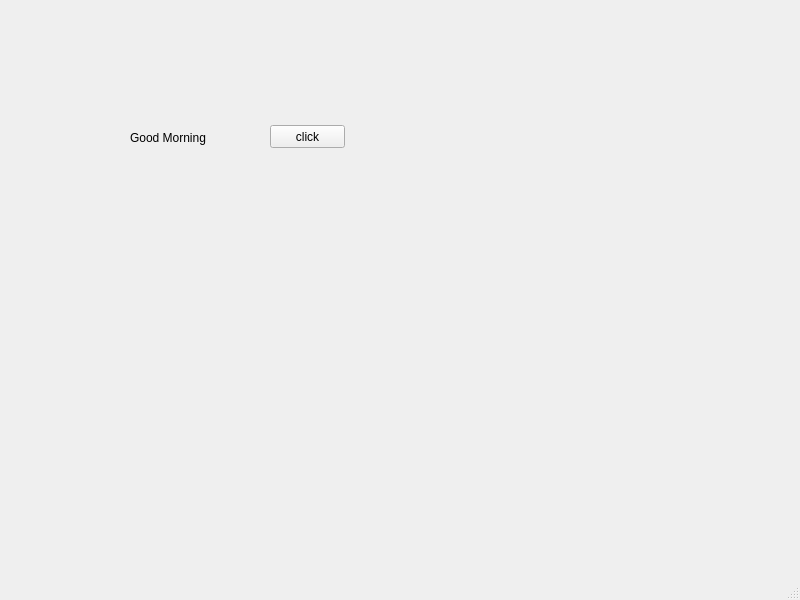
<?xml version="1.0" encoding="UTF-8"?>
<ui version="4.0">
 <class>MainWindow</class>
 <widget class="QMainWindow" name="MainWindow">
  <property name="geometry">
   <rect>
    <x>0</x>
    <y>0</y>
    <width>800</width>
    <height>600</height>
   </rect>
  </property>
  <property name="windowTitle">
   <string>MainWindow</string>
  </property>
  <widget class="QWidget" name="centralwidget">
   <widget class="QLabel" name="lbl">
    <property name="geometry">
     <rect>
      <x>130</x>
      <y>130</y>
      <width>81</width>
      <height>16</height>
     </rect>
    </property>
    <property name="text">
     <string>Good Morning</string>
    </property>
   </widget>
   <widget class="QPushButton" name="pb">
    <property name="geometry">
     <rect>
      <x>270</x>
      <y>125</y>
      <width>75</width>
      <height>23</height>
     </rect>
    </property>
    <property name="text">
     <string>click</string>
    </property>
   </widget>
  </widget>
  <widget class="QMenuBar" name="menubar">
   <property name="geometry">
    <rect>
     <x>0</x>
     <y>0</y>
     <width>800</width>
     <height>21</height>
    </rect>
   </property>
  </widget>
  <widget class="QStatusBar" name="statusbar"/>
 </widget>
 <resources/>
 <connections/>
</ui>
